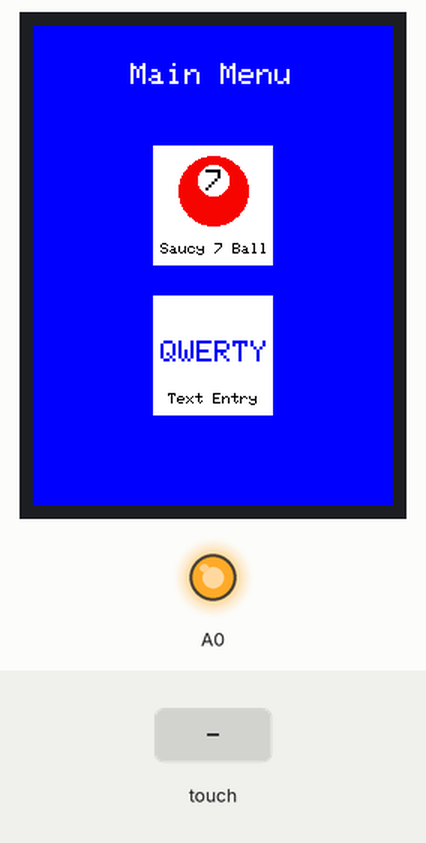
The sketch below on a simulated Arduino Uno, built with avr-gcc and run on an emulated ATmega328P. Shown: 240×320 colour display, output pins drawn as LEDs (lit = HIGH). The test bench sets the inputs (shaded band). Random numbers use the default seed unless the sketch sets one.

Above: at 3.9 s.
4.0 s: touch panel pressed at 62 % / 70 % of its raw x / y range
At 4.9 s:
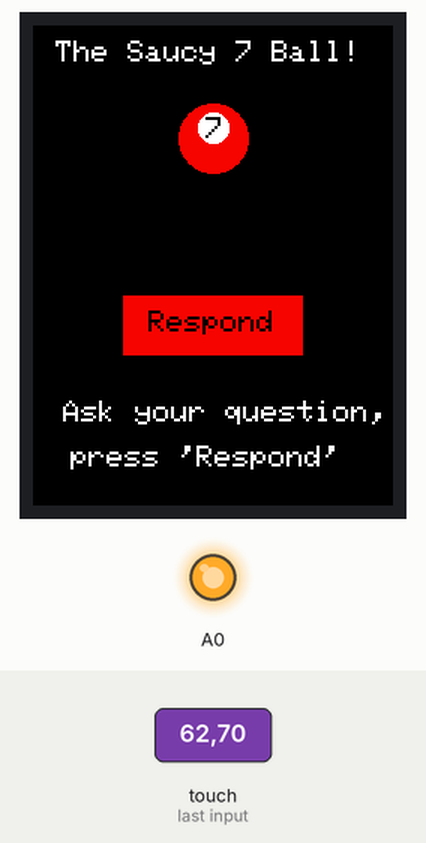
5.6 s: touch panel pressed at 13 % / 10 % of its raw x / y range
At 5.83 s:
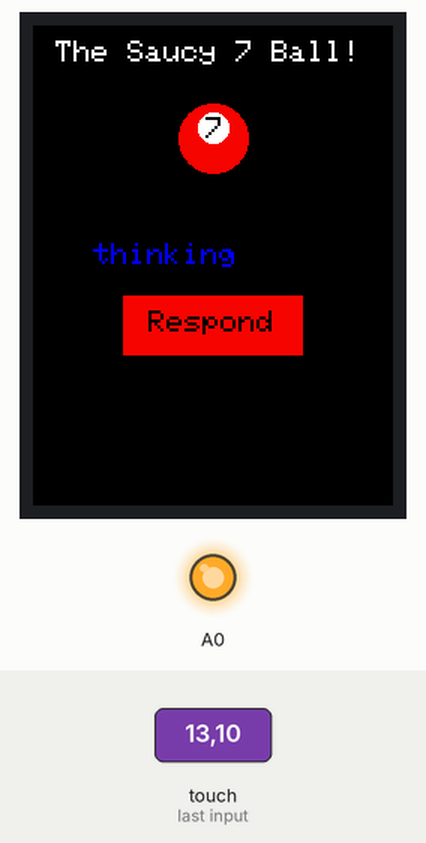
At 11.2 s:
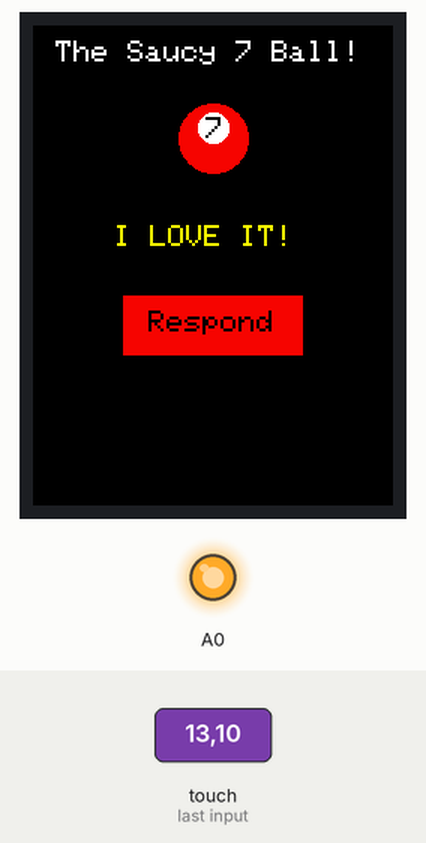
Timing chart, 0 to 12.7 s (numbered marks = the images above; inputs shaded):
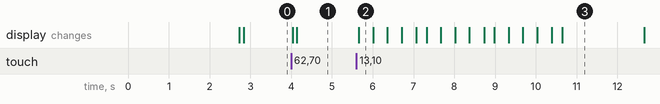

Measured:
- after the input at 4.0 s, the display: first changes at once (image 1 shows a later state)
- after the input at 5.6 s, the display: changes after 0.06 s (image 2)

The sketch:

tftDemoStep9Loop.ino
```cpp
/* tft Demo for Instructables
    May 2019 - Gord Payne
    Uses MCUfriend.com 2.4" TFT display shield for Uno
*/
#define MINPRESSURE 10 // set pressure thresholds for touchscreen
#define MAXPRESSURE 1000
#include <Adafruit_GFX.h> // graphics library
#include <MCUFRIEND_kbv.h> // screen control library
MCUFRIEND_kbv tft; // define tft object

// configure the Analog ports
#define LCD_CS A3 // Chip Select goes to Analog 3
#define LCD_CD A2 // Command/Data goes to Analog 2
#define LCD_WR A1 // LCD Write goes to Analog 1
#define LCD_RD A0 // LCD Read goes to Analog 0
#define LCD_RESET A4 // Can alternately just connect to Arduino's reset pin


// MCUFRIEND UNO shield shares pins with the TFT.
#define YP A1   //A3 for ILI9320
#define YM 7    //9
#define XM A2
#define XP 6    //8

#include <TouchScreen.h>
TouchScreen ts = TouchScreen(XP, YP, XM, YM, 300); // define touch object
TSPoint tp; //Touchscreen_due branch uses Point
// Define some colours for use in screens
#define  BLACK   0x0000
#define  BLUE    0x001F
#define  GREEN   0x07E0
#define  YELLOW  0xFFE0
#define  WHITE   0xFFFF
#define  CHERRY   0xF020
// for help defining colours, go to: http://www.barth-dev.de/online/rgb565-color-picker/
/* click on the colour square and pick your colour. Then lookunder the RGB565 heading
    and you'll get the hex byte representation for that colour
*/

String cString = "qwerty";// characters for keyboard

char  letter[] = {'q', 'w', 'e', 'r', 't', 'y'};// letters for the keyboard app
int letX[] =     { 194, 291, 402, 516, 629, 739}; // the x and y coordinates for the letters on the keyboard
int letY[] =     { 316, 316, 316, 316, 316, 316};// QWERTY only provided

int funcX[] = {527, 527}; // x and y coordinates for two MENU buttons
int funcY[] = {632, 393};
int func[] = {1, 2}; // '1' is Saucy '7' Ball, '2' is the keyboard app

String msg = ""; // message string to build from keyboard app
long lastTouch = millis();// last touch time for minimum delay between touches
long tThresh = 200;// minimum time between touches
int mode = 0;// current display function - starts with 0 - menu screen
int tMode = 0;// the current touch mode - starts with 0 - menu screen

void setup()
{
  Serial.begin(9600);
  digitalWrite(A0, HIGH);
  pinMode(A0, OUTPUT);
  uint16_t ID = tft.readID(); // get the screen's ID
  tft.begin(ID);// assign the ID to the screen object
  tft.setRotation(0);// LANDSCAPE MODE = 1, Portrait mode = 0
  randomSeed(analogRead(A5));// use this for the Saucy '7' Bball app
  splash(); // display the opening screen for your sketch

}

void loop() {
    switch (mode) { // what app is currently being displayed on the screen
      case 0:
        tMode = 0; // set the current touch mode to be monitored
        menuScreen(); // call your display method for the current mode
        mode = 9;// change to unused mode so screen doesn't keep redrawing endlessly
        break;
      case 1:
        tMode = 1;
       sevenScreen();
        mode = 9;
        break;
    }

    switch (tMode) { // which app is currently being monitored for touches
      case 0:
        readMenuTouch(); // watch for menu touches
        break;
      case 1:
        read7Touch(); // watch for keyboard touches
        break;
      default:
        backToMenu();
        break;
    }


}

///////////////////////////

void splash() {// Startup splash screen
  // DISPLAY x and y coordinates are measured from the top left of the screen in PORTRAIT MODE
  tft.fillScreen(WHITE);
  tft.setTextSize(5);
  tft.setCursor(80, 40);
  tft.setTextColor(BLUE);
  tft.print("TFT");
  tft.setTextSize(2);
  tft.setCursor(50, 140);
  tft.setTextColor(CHERRY);
  tft.print("Instructable");
  tft.setTextSize(3);
  tft.setCursor(90, 200);
  tft.setTextColor(BLACK);
  tft.print("Demo");

  delay(2500);// duration for the splash screen to remain displayed
}

void showTouch() {// diagnostic method to display touch locations on screen

  // with the reset button at the top of the board, the touches
  //are oriented with the x,y origin in the LOWER LEFT CORNER
  if (millis() - lastTouch > tThresh) { // if it's been long enough since last touch
    TSPoint p = ts.getPoint(); // get the screen touch

    if ((p.z > MINPRESSURE && p.z < MAXPRESSURE)) { // if it's a valid touch
      pinMode(YP, OUTPUT);  //restore the TFT control pins
      pinMode(XM, OUTPUT);// for display after detecting a touch
     // tft.fillScreen(BLUE);
      tft.fillRect(70, 80, 100, 30, WHITE);// erase previously displayed coordinates
      tft.setTextSize(2);
      tft.setTextColor(BLACK);
      tft.setCursor(80, 85);// top left corner of text
      tft.print(p.x);
      tft.print(",");
      tft.print(p.y);
      // ***remember TOUCH coordinates are not the same as DISPLAY COORDINATES
      if (abs(p.x - 236) < 70 && abs(p.y - 117 < 20)) {// menu button
        Serial.println("menu press");
      }
    }

    lastTouch = millis();// reset lastTouch for the next touch event
  }
}

void menuScreen() {// draw the main menu screen
  pinMode(YP, OUTPUT);  //restore the TFT control pins
  pinMode(XM, OUTPUT);// for display after detecting a touch
  tft.fillScreen(BLUE);
  tft.setFont();
  tft.setTextSize(2);
  tft.setCursor(30, 10);
  tft.setTextColor(WHITE);
  tft.setCursor(65,25);
  tft.print("Main Menu");
  int xVal = 80;// starting x and y coordinates for menu buttons
  int yVal = 80;
  // order of parameters is (x,y, width, height, colour)
  // optionally, colour can be expressed as r,g,b with numbers from 0 to 255 for each colour
  tft.fillRect(xVal, yVal, 80, 80, WHITE  );
  tft.fillRect(xVal, yVal + 100, 80, 80, WHITE);

  // draw icons
  drawSevenIcon(0);
  drawTextIcon();
}


void readMenuTouch() {// which menu option was pressed?
  if (millis() - lastTouch > tThresh) {
    TSPoint p = ts.getPoint();

    if ((p.z > MINPRESSURE && p.z < MAXPRESSURE)) {
      int theFunc = getFunc(p.x, p.y);
      mode = theFunc; // set the selected mode
    }
    lastTouch = millis();
  }
}
int getFunc(int x, int y) { // which function matches the selected option?
  int theFunc;
  for (int i = 0; i < 2; i++) {
    if ((abs(x - funcX[i]) <= 100) && (abs(y - funcY[i]) <= 80)) {
      theFunc = func[i];
    }
  }
  return theFunc;
}


void backToMenu() { // return to menu screen when Home button pressed
  if (millis() - lastTouch > tThresh) {
    TSPoint p = ts.getPoint();
    if ((p.z > MINPRESSURE && p.z < MAXPRESSURE)) {
      if (abs(p.x - 236) < 70 && abs(p.y - 117 < 20)) {
        mode = 0;
      }
    }
  }
}

void drawTextIcon() {
  tft.setCursor(85, 210);
  tft.setTextColor(BLUE);
  tft.setTextSize(2);
  tft.print("QWERTY");

  tft.setCursor(90, 245);
  tft.setTextColor(BLACK);
  tft.setTextSize(0);
  tft.print("Text Entry");
}

void drawSevenIcon(int yAdj) {
  draw7Ball(yAdj);
  tft.setTextSize(0);
  tft.setCursor(85, 145);
  tft.print("Saucy 7 Ball");
}

void draw7Ball(int yAdj) {// yAdj parameter is for adjusting vertical alignment for App screen
  tft.fillCircle(120, 110+yAdj, 23, CHERRY);
  tft.fillCircle(120, 103 + yAdj, 10, WHITE);
  tft.setTextColor(BLACK);
  tft.setTextSize(2);
  tft.setCursor(115, 96 + yAdj);
  tft.print("7");
}

void read7Touch() {// for this app, pressing ANYWHERE on the screen will activate the response
  char*  response[] = {"You're JOKING!",// array of response strings
                       "Not advisable",
                       "ARE YOU CRAZY?",
                       "  I LOVE IT!",
                       "     no...",
                       "   no way...",
                       "YES! Do it NOW!"
                      };

  if (millis() - lastTouch > tThresh) {// if genuine touch anywhere on screen
    TSPoint p = ts.getPoint();

    if ((p.z > MINPRESSURE && p.z < MAXPRESSURE)) {

      if (abs(p.x - 236) < 70 && abs(p.y - 117 < 20)) {// return to main menu

        mode = 0;
      }
      else {
        int choice = (int)random(1, 7);// generate a random choice
        show7Response(response[choice]); //call method to display that choice on screen
      }
    }
    lastTouch = millis();
  }

}

void sevenScreen() {
  pinMode(YP, OUTPUT);  //restore the TFT control pins
  pinMode(XM, OUTPUT);// for display after detecting a touch
  tft.fillScreen(BLACK);
  tft.setFont();// back to standard font
  tft.setTextSize(2);
  tft.setCursor(15, 10);
  tft.setTextColor(WHITE);
  tft.print("The Saucy 7 Ball!");
  draw7Ball(-35);// draw 7 ball higher up on screen
  sevenInstr();// show the app instructions

}

void sevenInstr() {
  tft.setTextColor(WHITE);
  tft.setCursor(20, 250);
  tft.print("Ask your question,");
  tft.setCursor(25, 280);
  tft.print("press 'Respond'");
  tft.fillRect(60, 180,120, 40, CHERRY  );// draw the Respond button
  tft.setCursor(77, 190);
  tft.setTextColor(BLACK);
  tft.print("Respond");
}

void show7Response(String theMsg) {
  pinMode(YP, OUTPUT);  //restore the TFT control pins
  pinMode(XM, OUTPUT);// for display after detecting a touch
  tft.fillRect(0, 250, 240, 50, BLACK);

  for (int j = 1; j <= 3; j++) {
    tft.setCursor(40, 145);
    tft.setTextColor(BLUE);
    tft.print("thinking");
    for (int i = 1; i <= 4; i++) {
      delay(350);
      tft.print(".");
    }
    tft.fillRect(0, 130, 240, 38, BLACK);
    delay(250);
  }
  tft.setTextColor(YELLOW);
  tft.setCursor(30, 133);
  tft.print(theMsg); // show the response
  delay(2000);// allow time for response to be read
  tft.fillRect(0, 130, 240, 38, BLACK);// erase the response
  sevenInstr();// show the instructions again
}
```
